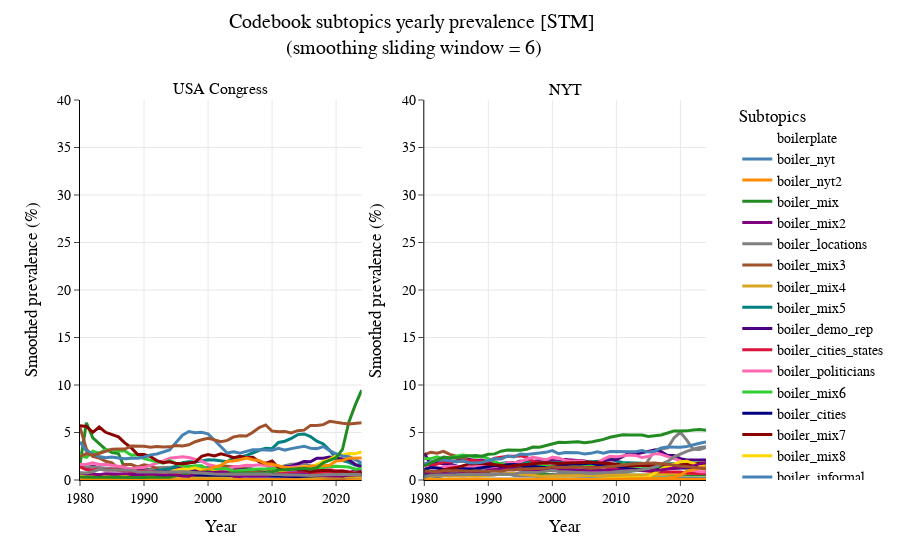

This figure's notebook cell:
### Code cell
#Boilerplate prevalence (boilerpalte topics arent present in Llama dataset)
topic = ["boilerplate"]
#['horiz_ineq','macro_econ','debt_housing','corporate_entrepeneur', 
#'welfare_state', 'public_employment', 'parties_disc', 'health', 'education', 
#'environment', 'international', 'arts_sports', 'boilerplate']

window_size = 6
df1_name="USA Congress"
df2_name="NYT"
ymax = 40

plot_topic_subtopics(stm_congress_df, stm_nyt_df, cliff_name = "STM", topic_names = topic, topic_groups = topic_groups, 
                     window_size=window_size, df1_name=df1_name, df2_name=df2_name, ymax = ymax, output_path="boiler_subtopic_prev.html")
